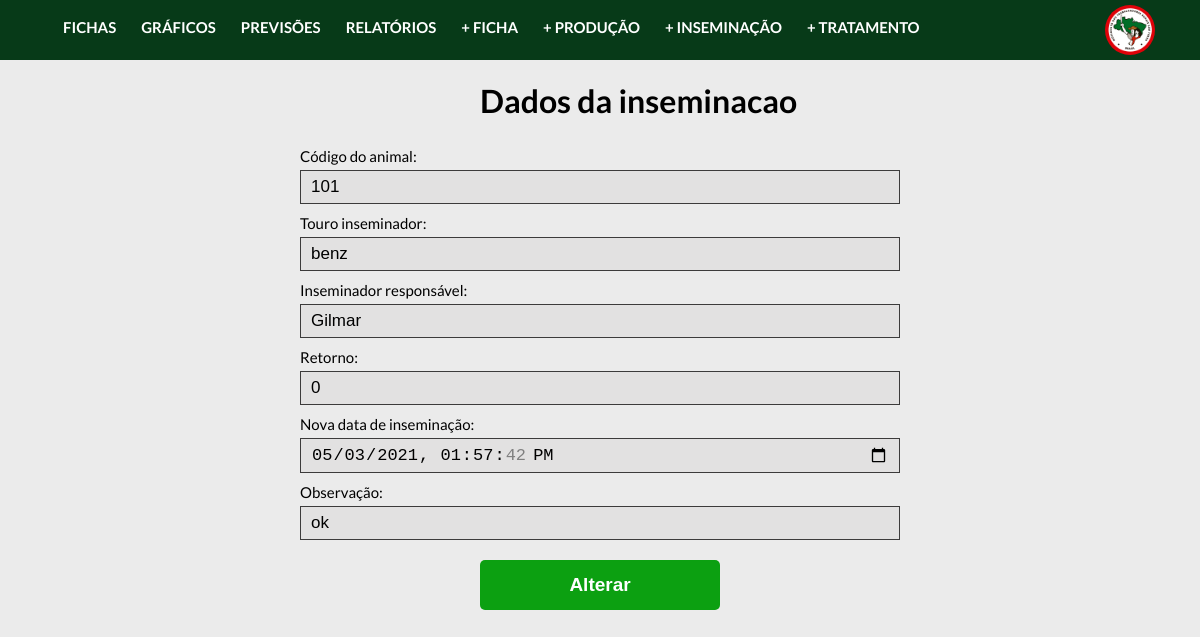
/controller/inseminacaoController.php?acao=altera&codInseminacao=1, run on the app's committed database.
### tables this page shows
create table inseminacao(
  codInseminacao INTEGER AUTO_INCREMENT PRIMARY KEY,
  codAnimal INTEGER,
  dtInseminacao DATETIME NOT NULL,
  touroInseminador VARCHAR(20) NOT NULL,
  inseminadorResponsavel VARCHAR(40) NOT NULL,
  retorno INTEGER,  
  obs TEXT,
  previsaoSecagem DATETIME,  
  previsaoParto DATETIME, 
  novaDtInseminacao DATETIME, 
  novaPrevisaoSecagem DATETIME, 
  novaPrevisaoParto DATETIME, 
  FOREIGN KEY (codAnimal) REFERENCES ficha(codAnimal)
);

### controller/classes/Conexao.php (called while the page is built)
<?php
    class Conexao{
        public static $conexao;
        public static function conecta(){
            if(!isset(self::$conexao)){
                try{
                    self::$conexao = new PDO("mysql:host=localhost; dbname=projetointegrado", "admcooptar", "12345");
                }
                catch(PDOException $e){
                    echo "Erro de conexão: ". $e->getMessage();
                    die();
                }
            }
            return self::$conexao;
        }
    }
?>

### controller/classes/inseminacaoDAO.php (called while the page is built, shortened)
<?php
    require_once "Conexao.php";
    require_once "inseminacao.php";
    class InseminacaoDAO{
        public $conexao;
        public function __construct(){
            $this->conexao = Conexao::conecta();
        }
        public function buscarAltera($codInseminacao){
            try{
                $query = $this->conexao->prepare("select * from inseminacao where codInseminacao = :i");
                $query->bindParam(":i", $codInseminacao);
                $query->execute();
                $registros = $query->fetchAll(PDO::FETCH_CLASS, "Inseminacao");
                return $registros[0];
            }
            catch(PDOException $e){
                echo "Erro no acesso aos dados: ". $e->getMessage();
            }
        }
    }
?>

### controller/classes/inseminacao.php (called while the page is built, shortened)
<?php
    class Inseminacao{
        private $codAnimal;
        private $touroInseminador;
        private $inseminadorResponsavel;
        private $retorno;
        private $obs;
        private $novaDtInseminacao;
        public function getCodAnimal(){
            return $this->codAnimal;
        }
        public function getTouroInseminador(){
            return $this->touroInseminador;
        }
        public function getInseminadorResponsavel(){
            return $this->inseminadorResponsavel;
        }
        public function getRetorno(){
            return $this->retorno;
        }
        public function getObs(){
            return $this->obs;
        }
        public function getNovaDtInseminacao(){
            return $this->novaDtInseminacao;
        }
    }
?>

### controller/views/alteraInseminacao.php (the view, shortened to what this page needs)
<main>
  <?php
  $codAnimal = isset($_POST['field_codAnimal']) ? $_POST['field_codAnimal'] : $inseminacao->getCodAnimal();
  $touroInseminador = isset($_POST['field_touroInseminador']) ? $_POST['field_touroInseminador'] : $inseminacao->getTouroInseminador();
  $inseminadorResponsavel = isset($_POST['field_inseminadorResponsavel']) ? $_POST['field_inseminadorResponsavel'] : $inseminacao->getInseminadorResponsavel();
  $retorno = isset($_POST['field_retorno']) ? $_POST['field_retorno'] : $inseminacao->getRetorno();
  $obs = isset($_POST['field_obs']) ? $_POST['field_obs'] : $inseminacao->getObs();
  $novaDtInseminacao = isset($_POST['field_novaDtInseminacao']) ? $_POST['field_novaDtInseminacao'] : $inseminacao->getNovaDtInseminacao();
  ?>
  <?php require_once("../includes/header.php");?>
    <form action="" method="post" enctype="multipart/form-data">
      <div class="container-ficha">
      <h1>Dados da inseminacao </h1>
      <div>
        <label class="label-cadastra" for="id_codAnimal">Código do animal: </label>
        <input type="number" name="field_codAnimal" id="id_codAnimal" value="<?=$codAnimal?>" >
      </div>
      <div>
        <label class="label-cadastra" for="id_touroInseminador">Touro inseminador: </label>
        <input type="text"  name="field_touroInseminador" maxlength="100" id="id_touroInseminador" value="<?=$touroInseminador?>"required>
      </div>
      <div>
        <label class="label-cadastra" for="id_touroInseminador">Inseminador responsável: </label>
        <input type="text" name="field_inseminadorResponsavel" maxlength="100" id="id_inseminadorResponsavel" value="<?=$inseminadorResponsavel?>" required>
      </div>
      <div>
        <label class="label-cadastra" for="id_retorno">Retorno: </label>
        <input type="text" name="field_retorno" maxlength="100" id="id_retorno" value="<?=$retorno?>">
      </div>
      <div>
        <label class="label-cadastra" for="id_novaDtInseminacao">Nova data de inseminação: </label>
        <input type="datetime-local" name="field_novaDtInseminacao" id="id_novaDtInseminacao" value="<?=$novaDtInseminacao?>">
      </div>
      <div>
        <label class="label-cadastra" for="id_obs">Observação: </label>
        <input type="text" name="field_obs" maxlength="100" id="id_obs" value="<?=$obs?>">
      </div>
      <button name="altera" class="button-form" type="submit">Alterar</button>
    </div>
  </form>

### css/style.css (style rules this page uses)
:root { --primary-color: #073a18; }
body { font-family: 'Lato', sans-serif; margin: 0; transition: transform 0.3s; background-color: #ebebeb; }
button, input[type='submit'] { border: 0; border-radius: 5px; color: #fff; cursor: pointer; padding: 8px 12px; }
h1 { margin-left:40%; }

### css/adicionar-ficha.css (style rules this page uses)
input[type=text], input[type=datetime-local], input[type=checkbox], input[type=file], input[type=number], select { background-color: #e2e1e1; width: 50%; padding: 6px 10px; margin: 5px 0 5px 25%; display: inline-block; border: 0.5px solid #3c3b3b; box-sizing: border-box; font-size: 17px; }
.label-cadastra { width: 50%; margin: 5px 0 0px 25%; display: inline-block; box-sizing: border-box; font-size: 15px; }
.button-form { background-color: #0ca011; color: white; padding: 14px 20px; margin: 15px 0 0 40%; border: none; cursor: pointer; width: 20%; font-size: 19px; font-weight: bold; }

### data on the page
inseminacao: field_codAnimal "101", field_touroInseminador "benz", field_inseminadorResponsavel "Gilmar", field_retorno "0", field_novaDtInseminacao "05/03/2021 13:57:42", field_obs "ok"
